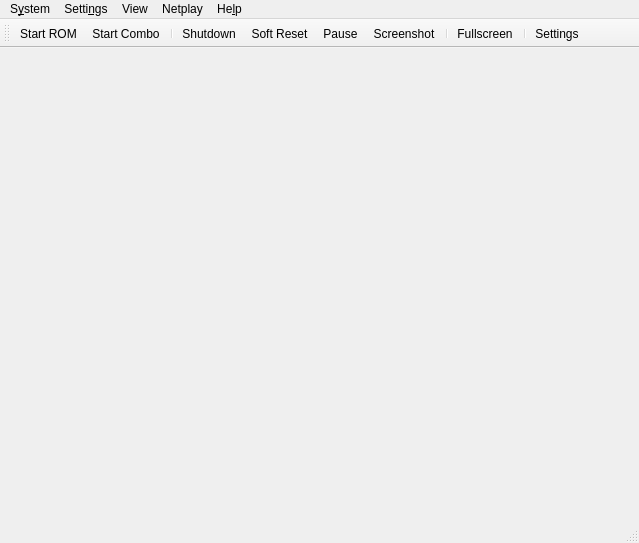
<?xml version="1.0" encoding="UTF-8"?>
<ui version="4.0">
 <class>MainWindow</class>
 <widget class="QMainWindow" name="MainWindow">
  <property name="geometry">
   <rect>
    <x>0</x>
    <y>0</y>
    <width>639</width>
    <height>543</height>
   </rect>
  </property>
  <property name="windowTitle">
   <string>Rosalie's Mupen GUI (VERSION)</string>
  </property>
  <property name="windowIcon">
   <iconset resource="UIResources.qrc">
    <normaloff>:/Resource/RMG.png</normaloff>:/Resource/RMG.png</iconset>
  </property>
  <widget class="QWidget" name="centralwidget">
   <layout class="QHBoxLayout" name="horizontalLayout"/>
  </widget>
  <widget class="QMenuBar" name="menubar">
   <property name="geometry">
    <rect>
     <x>0</x>
     <y>0</y>
     <width>639</width>
     <height>30</height>
    </rect>
   </property>
   <widget class="QMenu" name="menuSystem">
    <property name="title">
     <string>S&amp;ystem</string>
    </property>
    <widget class="QMenu" name="menuReset">
     <property name="title">
      <string>&amp;Reset</string>
     </property>
     <property name="icon">
      <iconset theme="restart-line"/>
     </property>
     <addaction name="action_System_SoftReset"/>
     <addaction name="action_System_HardReset"/>
    </widget>
    <widget class="QMenu" name="menuCurrent_Save_State">
     <property name="title">
      <string>&amp;Current Save State</string>
     </property>
     <property name="icon">
      <iconset theme="save-3-line"/>
     </property>
     <addaction name="actionSlot_0"/>
     <addaction name="actionSlot_1"/>
     <addaction name="actionSlot_2"/>
     <addaction name="actionSlot_3"/>
     <addaction name="actionSlot_4"/>
     <addaction name="actionSlot_5"/>
     <addaction name="actionSlot_6"/>
     <addaction name="actionSlot_7"/>
     <addaction name="actionSlot_8"/>
     <addaction name="actionSlot_9"/>
    </widget>
    <widget class="QMenu" name="menuSpeedFactor">
     <property name="enabled">
      <bool>true</bool>
     </property>
     <property name="title">
      <string>Speed &amp;Factor</string>
     </property>
     <property name="icon">
      <iconset theme="speed-line"/>
     </property>
     <addaction name="actionSpeed25"/>
     <addaction name="actionSpeed50"/>
     <addaction name="actionSpeed75"/>
     <addaction name="actionSpeed100"/>
     <addaction name="actionSpeed125"/>
     <addaction name="actionSpeed150"/>
     <addaction name="actionSpeed175"/>
     <addaction name="actionSpeed200"/>
     <addaction name="actionSpeed225"/>
     <addaction name="actionSpeed250"/>
     <addaction name="actionSpeed275"/>
     <addaction name="actionSpeed300"/>
    </widget>
    <addaction name="action_System_StartRom"/>
    <addaction name="action_System_OpenCombo"/>
    <addaction name="separator"/>
    <addaction name="action_System_Shutdown"/>
    <addaction name="menuReset"/>
    <addaction name="action_System_Pause"/>
    <addaction name="separator"/>
    <addaction name="action_System_Screenshot"/>
    <addaction name="separator"/>
    <addaction name="action_System_LimitFPS"/>
    <addaction name="menuSpeedFactor"/>
    <addaction name="separator"/>
    <addaction name="action_System_SaveState"/>
    <addaction name="action_System_SaveAs"/>
    <addaction name="action_System_LoadState"/>
    <addaction name="action_System_Load"/>
    <addaction name="separator"/>
    <addaction name="menuCurrent_Save_State"/>
    <addaction name="separator"/>
    <addaction name="action_System_Cheats"/>
    <addaction name="action_System_GSButton"/>
    <addaction name="separator"/>
    <addaction name="action_System_Exit"/>
   </widget>
   <widget class="QMenu" name="menuSettings">
    <property name="title">
     <string>Setti&amp;ngs</string>
    </property>
    <addaction name="action_Settings_Graphics"/>
    <addaction name="action_Settings_Audio"/>
    <addaction name="action_Settings_Rsp"/>
    <addaction name="action_Settings_Input"/>
    <addaction name="separator"/>
    <addaction name="action_Settings_Settings"/>
   </widget>
   <widget class="QMenu" name="menuView">
    <property name="title">
     <string>View</string>
    </property>
    <addaction name="action_View_Toolbar"/>
    <addaction name="action_View_StatusBar"/>
    <addaction name="separator"/>
    <addaction name="action_View_GameList"/>
    <addaction name="action_View_GameGrid"/>
    <addaction name="separator"/>
    <addaction name="action_View_UniformSize"/>
    <addaction name="separator"/>
    <addaction name="action_View_Fullscreen"/>
    <addaction name="separator"/>
    <addaction name="action_View_RefreshRoms"/>
    <addaction name="action_View_ClearRomCache"/>
    <addaction name="separator"/>
    <addaction name="action_View_Log"/>
   </widget>
   <widget class="QMenu" name="menuHelp">
    <property name="title">
     <string>He&amp;lp</string>
    </property>
    <addaction name="action_Help_Github"/>
    <addaction name="separator"/>
    <addaction name="action_Help_Update"/>
    <addaction name="separator"/>
    <addaction name="action_Help_About"/>
   </widget>
   <widget class="QMenu" name="menuNetplay">
    <property name="title">
     <string>Netplay</string>
    </property>
    <addaction name="action_Netplay_CreateSession"/>
    <addaction name="action_Netplay_JoinSession"/>
    <addaction name="separator"/>
    <addaction name="action_Netplay_ViewSession"/>
   </widget>
   <addaction name="menuSystem"/>
   <addaction name="menuSettings"/>
   <addaction name="menuView"/>
   <addaction name="menuNetplay"/>
   <addaction name="menuHelp"/>
  </widget>
  <widget class="QStatusBar" name="statusbar"/>
  <widget class="QToolBar" name="toolBar">
   <property name="windowTitle">
    <string>toolBar</string>
   </property>
   <property name="movable">
    <bool>true</bool>
   </property>
   <property name="toolButtonStyle">
    <enum>Qt::ToolButtonStyle::ToolButtonTextUnderIcon</enum>
   </property>
   <property name="floatable">
    <bool>false</bool>
   </property>
   <attribute name="toolBarArea">
    <enum>TopToolBarArea</enum>
   </attribute>
   <attribute name="toolBarBreak">
    <bool>false</bool>
   </attribute>
   <addaction name="action_System_StartRom"/>
   <addaction name="action_System_OpenCombo"/>
   <addaction name="separator"/>
   <addaction name="action_System_Shutdown"/>
   <addaction name="action_System_SoftReset"/>
   <addaction name="action_System_Pause"/>
   <addaction name="action_System_Screenshot"/>
   <addaction name="separator"/>
   <addaction name="action_View_Fullscreen"/>
   <addaction name="separator"/>
   <addaction name="action_Settings_Settings"/>
  </widget>
  <action name="action_System_StartRom">
   <property name="icon">
    <iconset theme="file-line"/>
   </property>
   <property name="text">
    <string>&amp;Start ROM</string>
   </property>
  </action>
  <action name="action_System_OpenCombo">
   <property name="icon">
    <iconset theme="file-line"/>
   </property>
   <property name="text">
    <string>Start Co&amp;mbo</string>
   </property>
  </action>
  <action name="action_System_Shutdown">
   <property name="icon">
    <iconset theme="shut-down-line"/>
   </property>
   <property name="text">
    <string>S&amp;hutdown</string>
   </property>
  </action>
  <action name="action_System_SoftReset">
   <property name="icon">
    <iconset theme="restart-line"/>
   </property>
   <property name="text">
    <string>&amp;Soft Reset</string>
   </property>
  </action>
  <action name="action_System_HardReset">
   <property name="icon">
    <iconset theme="restart-line"/>
   </property>
   <property name="text">
    <string>&amp;Hard Reset</string>
   </property>
  </action>
  <action name="action_System_Pause">
   <property name="checkable">
    <bool>true</bool>
   </property>
   <property name="icon">
    <iconset theme="pause-line"/>
   </property>
   <property name="text">
    <string>&amp;Pause</string>
   </property>
  </action>
  <action name="action_System_Screenshot">
   <property name="icon">
    <iconset theme="screenshot-2-line"/>
   </property>
   <property name="text">
    <string>Scree&amp;nshot</string>
   </property>
  </action>
  <action name="action_System_LimitFPS">
   <property name="checkable">
    <bool>true</bool>
   </property>
   <property name="icon">
    <iconset theme="speed-line"/>
   </property>
   <property name="text">
    <string>&amp;Limit FPS</string>
   </property>
  </action>
  <action name="action_System_SaveState">
   <property name="icon">
    <iconset theme="save-3-line"/>
   </property>
   <property name="text">
    <string>Sa&amp;ve State</string>
   </property>
  </action>
  <action name="action_System_SaveAs">
   <property name="icon">
    <iconset theme="save-3-line"/>
   </property>
   <property name="text">
    <string>Save As...</string>
   </property>
  </action>
  <action name="action_System_LoadState">
   <property name="icon">
    <iconset theme="folder-open-line"/>
   </property>
   <property name="text">
    <string>L&amp;oad State</string>
   </property>
  </action>
  <action name="action_System_Load">
   <property name="icon">
    <iconset theme="folder-open-line"/>
   </property>
   <property name="text">
    <string>Loa&amp;d...</string>
   </property>
  </action>
  <action name="actionSlot_0">
   <property name="checkable">
    <bool>true</bool>
   </property>
   <property name="text">
    <string>&amp;Slot 0</string>
   </property>
  </action>
  <action name="actionSlot_1">
   <property name="checkable">
    <bool>true</bool>
   </property>
   <property name="text">
    <string>Slot &amp;1</string>
   </property>
  </action>
  <action name="actionSlot_2">
   <property name="checkable">
    <bool>true</bool>
   </property>
   <property name="text">
    <string>Slot &amp;2</string>
   </property>
  </action>
  <action name="actionSlot_3">
   <property name="checkable">
    <bool>true</bool>
   </property>
   <property name="text">
    <string>Slot &amp;3</string>
   </property>
  </action>
  <action name="actionSlot_4">
   <property name="checkable">
    <bool>true</bool>
   </property>
   <property name="text">
    <string>Slot &amp;4</string>
   </property>
  </action>
  <action name="actionSlot_5">
   <property name="checkable">
    <bool>true</bool>
   </property>
   <property name="text">
    <string>Slot &amp;5</string>
   </property>
  </action>
  <action name="actionSlot_6">
   <property name="checkable">
    <bool>true</bool>
   </property>
   <property name="text">
    <string>Slot &amp;6</string>
   </property>
  </action>
  <action name="actionSlot_7">
   <property name="checkable">
    <bool>true</bool>
   </property>
   <property name="text">
    <string>Slot &amp;7</string>
   </property>
  </action>
  <action name="actionSlot_8">
   <property name="checkable">
    <bool>true</bool>
   </property>
   <property name="text">
    <string>Slot &amp;8</string>
   </property>
  </action>
  <action name="actionSlot_9">
   <property name="checkable">
    <bool>true</bool>
   </property>
   <property name="text">
    <string>Slot &amp;9</string>
   </property>
  </action>
  <action name="action_System_Cheats">
   <property name="icon">
    <iconset theme="code-box-line"/>
   </property>
   <property name="text">
    <string>Cheats...</string>
   </property>
  </action>
  <action name="action_System_GSButton">
   <property name="icon">
    <iconset theme="checkbox-blank-circle-line"/>
   </property>
   <property name="text">
    <string>&amp;GS Button</string>
   </property>
  </action>
  <action name="action_System_Exit">
   <property name="icon">
    <iconset theme="door-open-line"/>
   </property>
   <property name="text">
    <string>&amp;Exit</string>
   </property>
  </action>
  <action name="action_Settings_Graphics">
   <property name="icon">
    <iconset theme="brush-line"/>
   </property>
   <property name="text">
    <string>&amp;Graphics</string>
   </property>
  </action>
  <action name="action_Settings_Input">
   <property name="icon">
    <iconset theme="gamepad-line"/>
   </property>
   <property name="text">
    <string>&amp;Input</string>
   </property>
  </action>
  <action name="action_Settings_Rsp">
   <property name="icon">
    <iconset theme="settings-3-line"/>
   </property>
   <property name="text">
    <string>&amp;RSP</string>
   </property>
  </action>
  <action name="action_Settings_Audio">
   <property name="icon">
    <iconset theme="volume-up-line"/>
   </property>
   <property name="text">
    <string>&amp;Audio</string>
   </property>
  </action>
  <action name="action_Settings_Settings">
   <property name="icon">
    <iconset theme="settings-3-line"/>
   </property>
   <property name="text">
    <string>&amp;Settings</string>
   </property>
  </action>
  <action name="action_View_Fullscreen">
   <property name="icon">
    <iconset theme="fullscreen-line"/>
   </property>
   <property name="text">
    <string>&amp;Fullscreen</string>
   </property>
  </action>
  <action name="action_Help_Github">
   <property name="icon">
    <iconset theme="github-fill"/>
   </property>
   <property name="text">
    <string>&amp;Github Repository</string>
   </property>
  </action>
  <action name="action_Help_About">
   <property name="icon">
    <iconset theme="information-line"/>
   </property>
   <property name="text">
    <string>&amp;About RMG</string>
   </property>
  </action>
  <action name="action_View_Toolbar">
   <property name="checkable">
    <bool>true</bool>
   </property>
   <property name="icon">
    <iconset theme="tools-line"/>
   </property>
   <property name="text">
    <string>&amp;Toolbar</string>
   </property>
  </action>
  <action name="action_View_StatusBar">
   <property name="checkable">
    <bool>true</bool>
   </property>
   <property name="icon">
    <iconset theme="information-line"/>
   </property>
   <property name="text">
    <string>&amp;Status Bar</string>
   </property>
  </action>
  <action name="action_View_GameList">
   <property name="icon">
    <iconset theme="list-check"/>
   </property>
   <property name="text">
    <string>&amp;Game List</string>
   </property>
  </action>
  <action name="action_View_GameGrid">
   <property name="icon">
    <iconset theme="function-line"/>
   </property>
   <property name="text">
    <string>Ga&amp;me Grid</string>
   </property>
  </action>
  <action name="action_View_RefreshRoms">
   <property name="icon">
    <iconset theme="refresh-line"/>
   </property>
   <property name="text">
    <string>&amp;Refresh ROMs</string>
   </property>
  </action>
  <action name="action_View_Log">
   <property name="icon">
    <iconset theme="file-list-line"/>
   </property>
   <property name="text">
    <string>&amp;Log</string>
   </property>
  </action>
  <action name="action_View_ClearRomCache">
   <property name="icon">
    <iconset theme="delete-bin-line"/>
   </property>
   <property name="text">
    <string>&amp;Clear ROM Cache</string>
   </property>
  </action>
  <action name="action_View_UniformSize">
   <property name="checkable">
    <bool>true</bool>
   </property>
   <property name="icon">
    <iconset theme="function-line"/>
   </property>
   <property name="text">
    <string>&amp;Uniform Size (Grid View)</string>
   </property>
  </action>
  <action name="actionSpeed25">
   <property name="checkable">
    <bool>false</bool>
   </property>
   <property name="text">
    <string>&amp;25%</string>
   </property>
  </action>
  <action name="actionSpeed50">
   <property name="text">
    <string>&amp;50%</string>
   </property>
  </action>
  <action name="actionSpeed100">
   <property name="text">
    <string>&amp;100%</string>
   </property>
  </action>
  <action name="actionSpeed125">
   <property name="text">
    <string>125%</string>
   </property>
  </action>
  <action name="actionSpeed150">
   <property name="text">
    <string>150%</string>
   </property>
  </action>
  <action name="actionSpeed200">
   <property name="text">
    <string>2&amp;00%</string>
   </property>
  </action>
  <action name="actionSpeed75">
   <property name="text">
    <string>&amp;75%</string>
   </property>
  </action>
  <action name="actionSpeed175">
   <property name="text">
    <string>175%</string>
   </property>
  </action>
  <action name="actionSpeed225">
   <property name="text">
    <string>225%</string>
   </property>
  </action>
  <action name="actionSpeed250">
   <property name="text">
    <string>250%</string>
   </property>
  </action>
  <action name="actionSpeed275">
   <property name="text">
    <string>275%</string>
   </property>
  </action>
  <action name="actionSpeed300">
   <property name="text">
    <string>&amp;300%</string>
   </property>
  </action>
  <action name="action_Help_Update">
   <property name="icon">
    <iconset theme="download-line"/>
   </property>
   <property name="text">
    <string>&amp;Check For Updates</string>
   </property>
  </action>
  <action name="action_Netplay_CreateSession">
   <property name="icon">
    <iconset theme="server-line"/>
   </property>
   <property name="text">
    <string>&amp;Create Session</string>
   </property>
  </action>
  <action name="action_Netplay_JoinSession">
   <property name="icon">
    <iconset theme="plug-line"/>
   </property>
   <property name="text">
    <string>&amp;Join Session</string>
   </property>
  </action>
  <action name="action_Netplay_ViewSession">
    <property name="icon">
    <iconset theme="server-line"/>
   </property>
   <property name="text">
    <string>View Session</string>
   </property>
  </action>
 </widget>
 <resources>
  <include location="UIResources.qrc"/>
 </resources>
 <connections/>
</ui>
